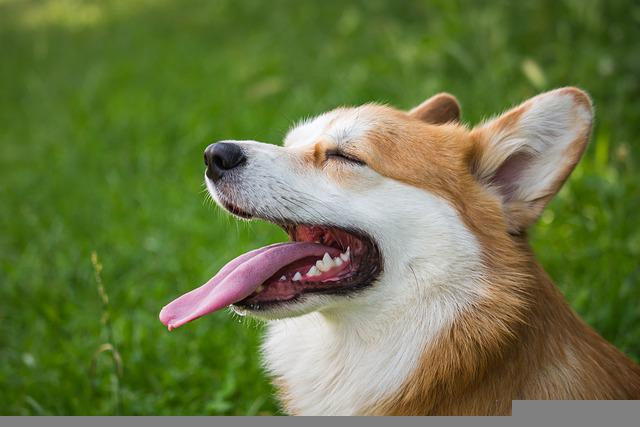
#> input picture library/openCV/image/img.jpg, 640 x 427 px, given in place of the camera
$ jupyter execute CannyDetail.ipynb   (older library calls are emulated)
#> lines starting #> are read from the running program, lines starting #| are printed output that depends on the picture
#> further down, frame is the input picture: shape (427, 640, 3); mean B, G, R 68.6, 119, 106.9
[cell 1]
import cv2
import numpy as np

camera = cv2.VideoCapture(0) # 0번째 카메라 장치 (Device ID)를 넣음

if not camera.isOpened:
    exit()


def Canny_detector(img, weak_th = None, strong_th = None):
    # conversion of image to grayscale
    img = cv2.cvtColor(img, cv2.COLOR_BGR2GRAY)
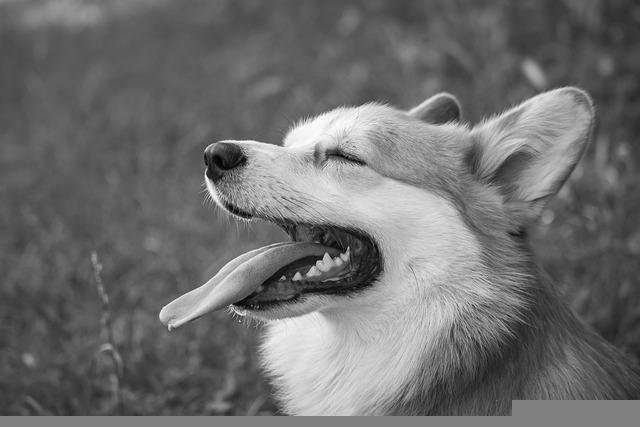
#> img: shape (427, 640); min 0, max 255, mean 109.6

    # Noise reduction step
    img = cv2.GaussianBlur(img, (5, 5), 1.4)

    # Calculating the gradients
    gx = cv2.Sobel(np.float32(img), cv2.CV_64F, 1, 0, 3)
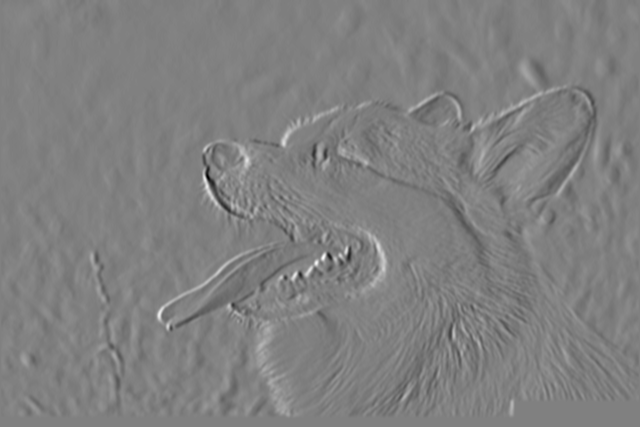
#> gx: shape (427, 640) float64; min -324, max 319, mean -0.2; drawn with min black and max white
    gy = cv2.Sobel(np.float32(img), cv2.CV_64F, 0, 1, 3)
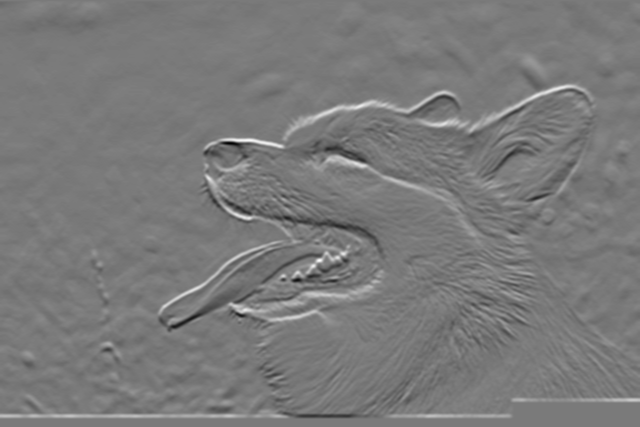
#> gy: shape (427, 640) float64; min -300, max 326, mean 0.7; drawn with min black and max white

    # Conversion of Cartesian coordinates to polar
    mag, ang = cv2.cartToPolar(gx, gy, angleInDegrees = True)
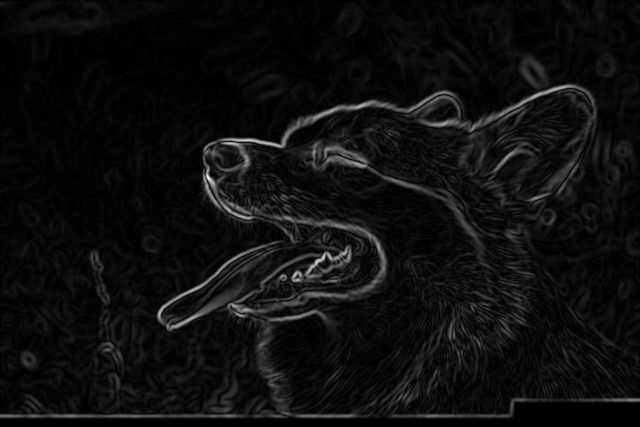
#> mag: shape (427, 640) float64; min 0, max 401.2, mean 23.4; drawn with min black and max white
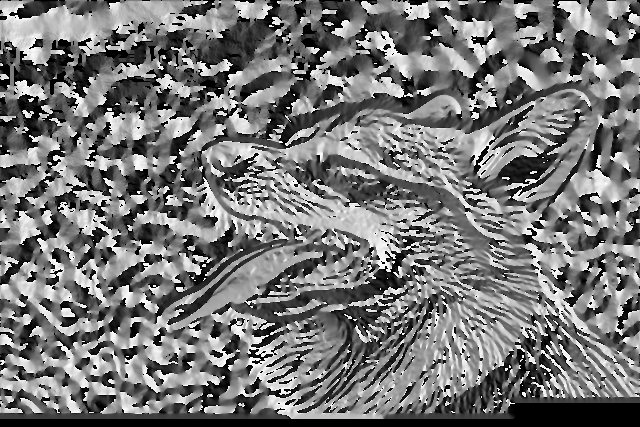
#> ang: shape (427, 640) float64; min 0, max 359.7, mean 167.5; drawn with min black and max white

    # setting the minimum and maximum thresholds
    # for double thresholding
    mag_max = np.max(mag)
#> mag_max = 401.2
    if not weak_th:weak_th = mag_max * 0.1
#> weak_th = 40.12
    if not strong_th:strong_th = mag_max * 0.5
#> strong_th = 200.6

    # getting the dimensions of the input image
    height, width = img.shape
#> height = 427; width = 640

    # Looping through every pixel of the grayscale
    # image
    for i_x in range(width):
        for i_y in range(height):

            grad_ang = ang[i_y, i_x]
            grad_ang = abs(grad_ang-180) if abs(grad_ang)>180 else abs(grad_ang)

            # selecting the neighbours of the target pixel
            # according to the gradient direction
            # In the x axis direction
            if grad_ang<= 22.5:
                neighb_1_x, neighb_1_y = i_x-1, i_y
                neighb_2_x, neighb_2_y = i_x + 1, i_y

            # top right (diagonal-1) direction
            elif grad_ang>22.5 and grad_ang<=(22.5 + 45):
                neighb_1_x, neighb_1_y = i_x-1, i_y-1
                neighb_2_x, neighb_2_y = i_x + 1, i_y + 1

            # In y-axis direction
            elif grad_ang>(22.5 + 45) and grad_ang<=(22.5 + 90):
                neighb_1_x, neighb_1_y = i_x, i_y-1
                neighb_2_x, neighb_2_y = i_x, i_y + 1

            # top left (diagonal-2) direction
            elif grad_ang>(22.5 + 90) and grad_ang<=(22.5 + 135):
                neighb_1_x, neighb_1_y = i_x-1, i_y + 1
                neighb_2_x, neighb_2_y = i_x + 1, i_y-1

            # Now it restarts the cycle
            elif grad_ang>(22.5 + 135) and grad_ang<=(22.5 + 180):
                neighb_1_x, neighb_1_y = i_x-1, i_y
                neighb_2_x, neighb_2_y = i_x + 1, i_y

            # Non-maximum suppression step
            if width>neighb_1_x>= 0 and height>neighb_1_y>= 0:
                if mag[i_y, i_x]<mag[neighb_1_y, neighb_1_x]:
                    mag[i_y, i_x]= 0
                    continue

            if width>neighb_2_x>= 0 and height>neighb_2_y>= 0:
                if mag[i_y, i_x]<mag[neighb_2_y, neighb_2_x]:
                    mag[i_y, i_x]= 0
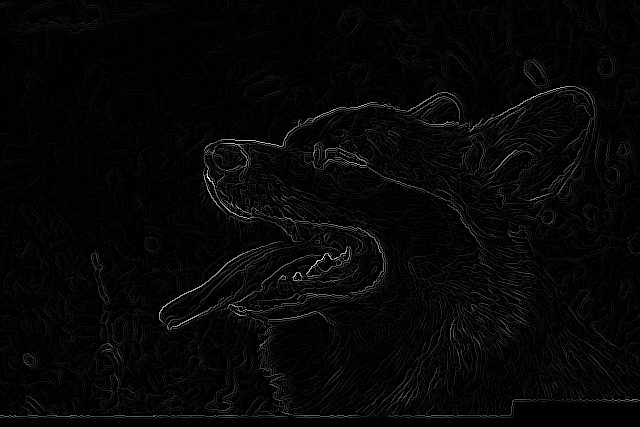
#> mag: shape (427, 640) float64; min 0, max 401.2, mean 9.7; drawn with min black and max white

    weak_ids = np.zeros_like(img)
    strong_ids = np.zeros_like(img)
    ids = np.zeros_like(img)

    # double thresholding step
    for i_x in range(width):
        for i_y in range(height):

            grad_mag = mag[i_y, i_x]

            if grad_mag<weak_th:
                mag[i_y, i_x]= 0
            elif strong_th>grad_mag>= weak_th:
                ids[i_y, i_x]= 1
            else:
                ids[i_y, i_x]= 2
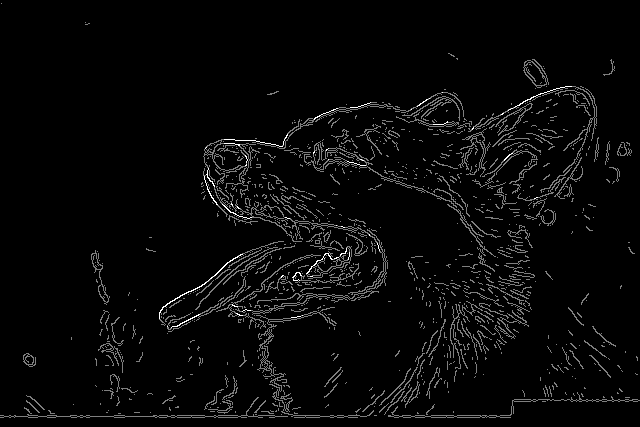
#> ids: shape (427, 640); min 0, max 2, mean 0.0645; drawn with min black and max white

    # finally returning the magnitude of
    # gradients of edges
    return mag

while camera.isOpened():
  ret, frame = camera.read()

  if not ret:
    break

  process_img = Canny_detector(frame)#canny edge detection 함수 적용

  cv2.imshow('video',process_img)
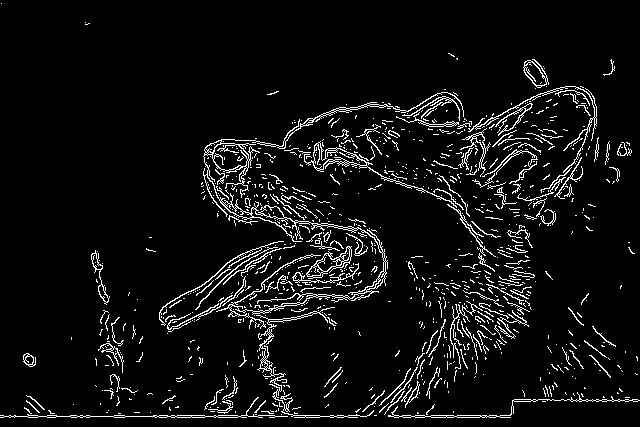
#> window 'video': shape (427, 640); 6.2% white in thin lines or dots

  if cv2.waitKey(1) & 0xFF == ord('q'):
#> (key q is pressed here)
    print('End by User')
    break

camera.release()

cv2.destroyAllWindows()
cv2.waitKey(1)

$ run again, on library/openCV/image/newspaper.jpg
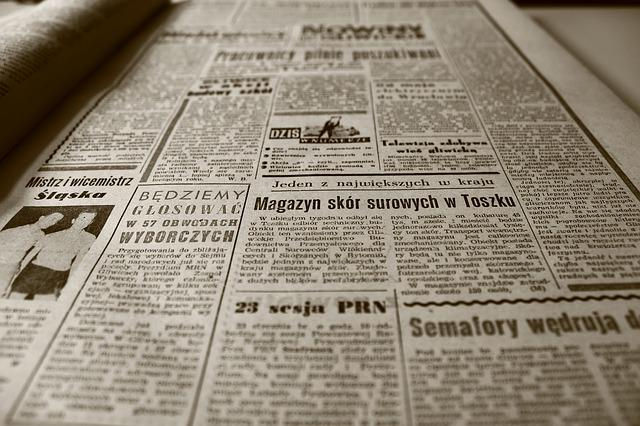
#> input picture library/openCV/image/newspaper.jpg, 640 x 426 px, given in place of the camera
#> frame is the input picture: shape (426, 640, 3); mean B, G, R 118.9, 135.2, 145.8
#> mag_max = 424.1
#> weak_th = 42.41
#> strong_th = 212
#> after the loop in Canny_detector, `for i_x in range(width):`:
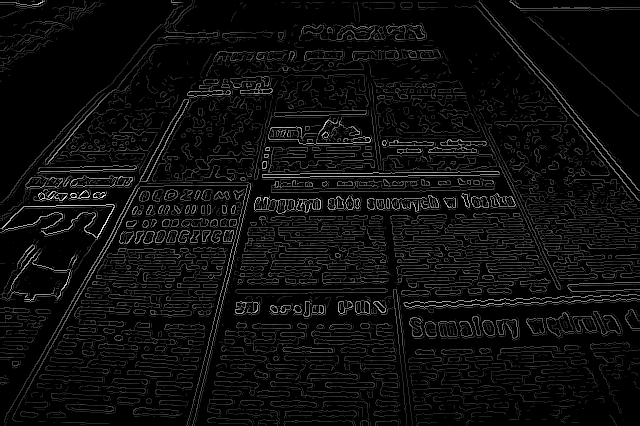
#> mag: shape (426, 640) float64; min 0, max 424.1, mean 21.9; drawn with min black and max white
#> `cv2.imshow('video',process_img)`:
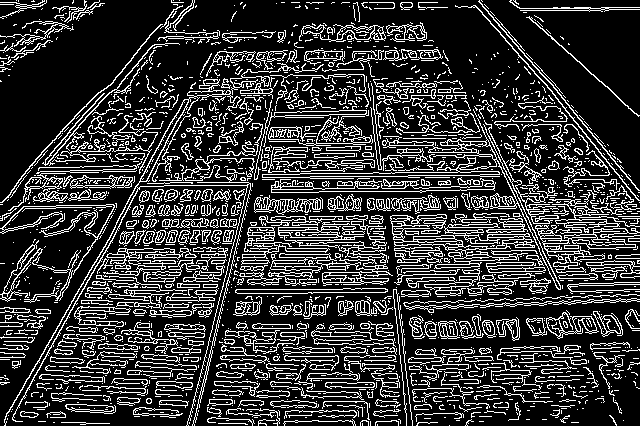
#> window 'video': shape (426, 640); 21.3% white in thin lines or dots
